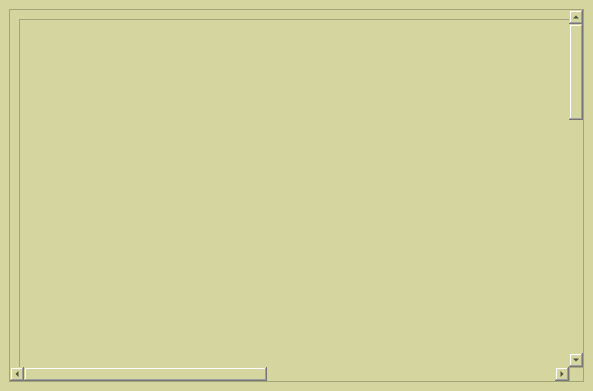
<?xml version="1.0" encoding="UTF-8"?>
<ui version="4.0">
 <class>MainWindow</class>
 <widget class="QMainWindow" name="MainWindow">
  <property name="geometry">
   <rect>
    <x>0</x>
    <y>0</y>
    <width>593</width>
    <height>391</height>
   </rect>
  </property>
  <property name="minimumSize">
   <size>
    <width>593</width>
    <height>391</height>
   </size>
  </property>
  <property name="windowTitle">
   <string>MainWindow</string>
  </property>
  <property name="styleSheet">
   <string notr="true">background-color: rgb(213, 213, 159);</string>
  </property>
  <widget class="QWidget" name="centralwidget">
   <layout class="QVBoxLayout" name="verticalLayout">
    <item>
     <widget class="QScrollArea" name="scrollArea">
      <property name="styleSheet">
       <string notr="true">/* Vertical Scrollbar*/
QScrollBar:vertical
{
border: none;
background-color: rgb(166, 166, 83);
width: 4px;
margin: 15px 0 15px 0;
border-radius: 0px;
}</string>
      </property>
      <property name="widgetResizable">
       <bool>true</bool>
      </property>
      <widget class="QWidget" name="scrollAreaWidgetContents">
       <property name="geometry">
        <rect>
         <x>0</x>
         <y>-859</y>
         <width>1218</width>
         <height>1218</height>
        </rect>
       </property>
       <layout class="QVBoxLayout" name="verticalLayout_2">
        <item>
         <widget class="QFrame" name="frame">
          <property name="minimumSize">
           <size>
            <width>1200</width>
            <height>1200</height>
           </size>
          </property>
          <property name="frameShape">
           <enum>QFrame::Shape::StyledPanel</enum>
          </property>
          <property name="frameShadow">
           <enum>QFrame::Shadow::Raised</enum>
          </property>
         </widget>
        </item>
       </layout>
      </widget>
     </widget>
    </item>
   </layout>
  </widget>
 </widget>
 <resources/>
 <connections/>
</ui>
